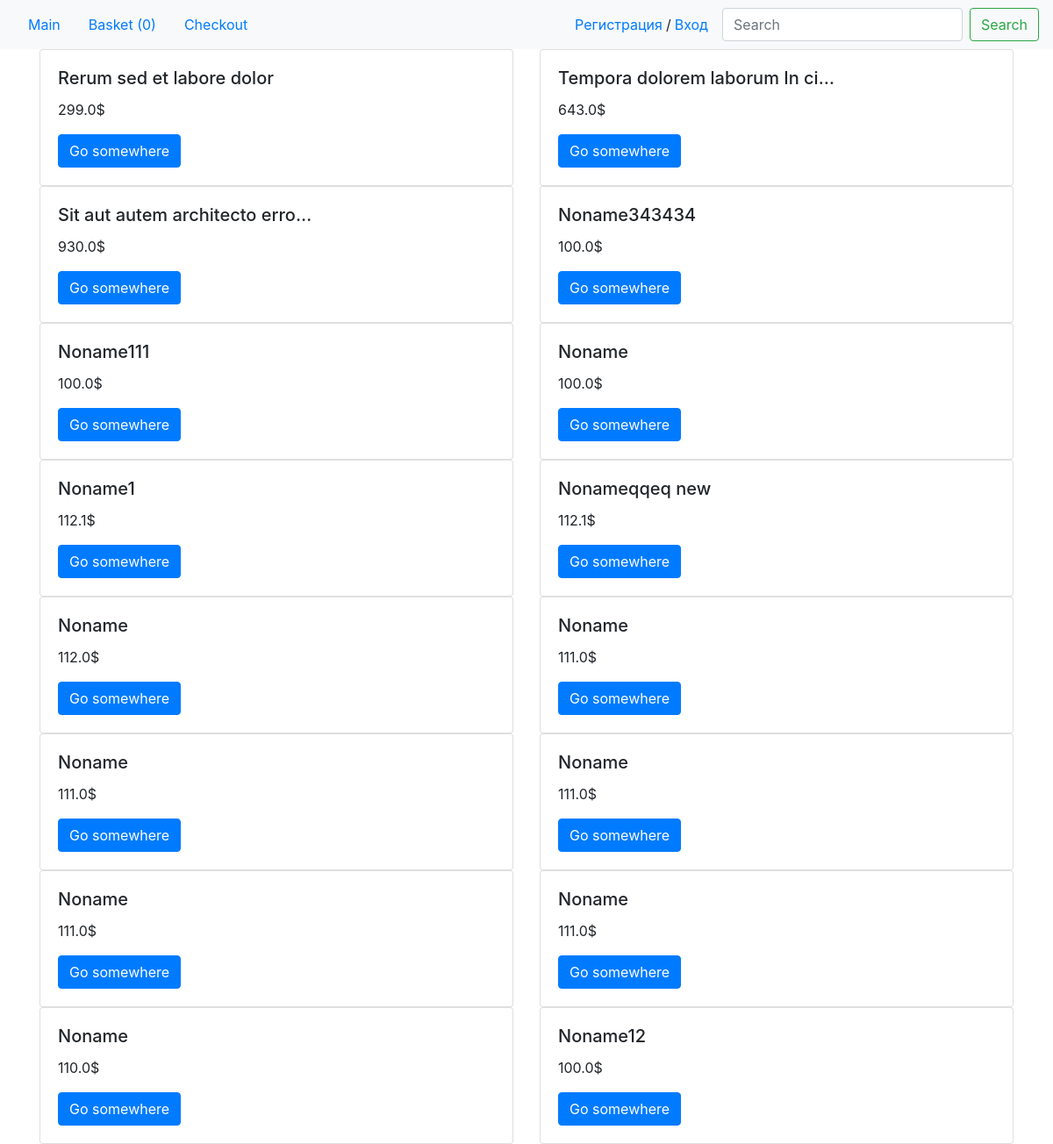
The app's page /cats/1/ with its own data.
### my_shop/models.py (models this page shows, shortened)
class Product(models.Model):
    author = models.ForeignKey(User, on_delete=models.CASCADE, blank=True, null=True)
    title = models.CharField(max_length=300, default='Noname')
    quantity = models.IntegerField(blank=True, default=10) #default 10 for tests
    id_rozetka = models.IntegerField(blank=True, default=0)
    brand = models.CharField(max_length=100, blank=True, null=True)
    desc = models.TextField(blank=True, default='')
    images = models.CharField(blank=True, max_length=700, default='')
    price = models.FloatField(default=0)
    old_price = models.FloatField(blank=True, default=0)
    is_active = models.BooleanField(blank=False, max_length=100)
    cid = models.ManyToManyField('Categories')
    date_add = models.DateTimeField(auto_now_add=True)
    class Meta:
        ordering = ['-date_add']

### my_shop/views.py (the view)
# urls.py: path('cats/<int:pk>/', CategoryPage.as_view(), name='cats_page'),
class CategoryPage(ListView):
    model = Product
    template_name = 'my_shop/cats.html'
    context_object_name = 'products'
    def get_queryset(self):
        return Product.objects.filter(cid = self.kwargs['pk'])

### my_shop/templates/my_shop/cats.html
{% extends 'base.html' %}
{% block content %}
<main class="container">
    <div class="row">
    {% for product in products %}
      <div class="col-sm-6">
        <div class="card">
          <div class="card-body">
            <h5 class="card-title">{{ product.title | truncatechars:30 }}</h5>
            <p class="card-text">{{ product.price }}$</p>
            <a href="{% url 'post_detail' product.id %}" class="btn btn-primary">Go somewhere</a>
          </div>
        </div>
      </div>
    {% endfor %}
  </div>
</main>
{% endblock %}

### records on screen
Product: title "Rerum sed et labore dolor", price "299.0"
Product: title "Tempora dolorem laborum In ci…", price "643.0"
Product: title "Sit aut autem architecto erro…", price "930.0"
Product: title "Noname343434", price "100.0"
Product: title "Noname111", price "100.0"
Product: title "Noname", price "100.0"
Product: title "Noname1", price "112.1"
Product: title "Nonameqqeq new", price "112.1"
Product: title "Noname", price "112.0"
Product: title "Noname", price "111.0"
Product: title "Noname", price "111.0"
Product: title "Noname", price "111.0"
Product: title "Noname", price "111.0"
Product: title "Noname", price "111.0"
Product: title "Noname", price "110.0"
Product: title "Noname12", price "100.0"

### other values on screen
{{ request.session.basket | length }} "0"
